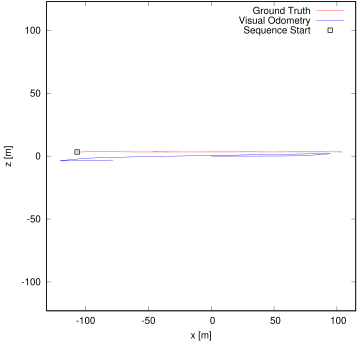

Write gnuplot code to recreate this figure.
set term postscript eps enhanced color
set output "05.eps"
set size ratio -1
set xrange [-131:115]
set yrange [-123:123]
set xlabel "x [m]"
set ylabel "z [m]"
plot "05.txt" using 1:2 lc rgb "#FF0000" title 'Ground Truth' w lines,"05.txt" using 3:4 lc rgb "#0000FF" title 'Visual Odometry' w lines,"< head -1 05.txt" using 1:2 lc rgb "#000000" pt 4 ps 1 lw 2 title 'Sequence Start' w points
